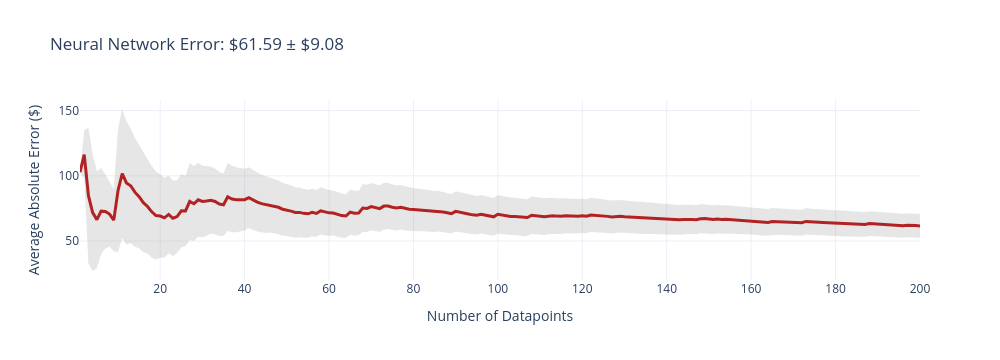
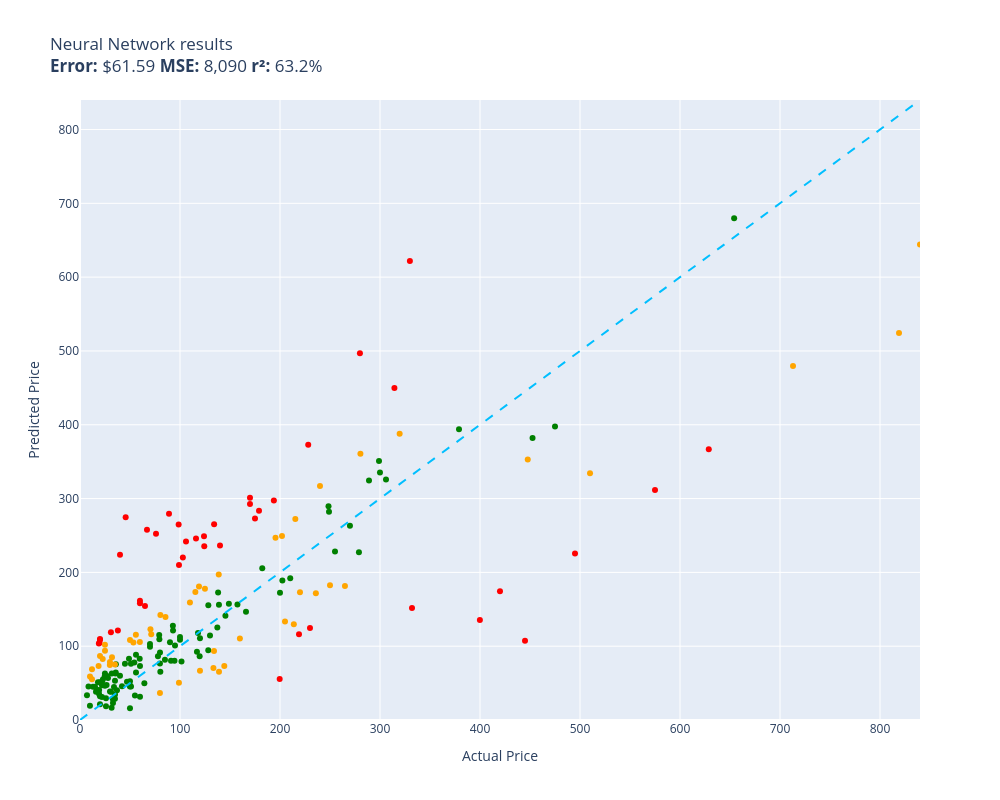

Notebook code for these charts, in order:
### Code cell
evaluate(neural_network, test)

### Figure 1 — Plotly figure (JSON) as saved in the notebook; plotly's stock layout.template omitted (floating-point values rounded to 4 significant figures; data arrays with more than 128 entries replaced by an {"elided": "..."} marker saying what was removed)
{"data": [{"fill": "toself", "fillcolor": "rgba(128,128,128,0.2)", "hoverinfo": "skip", "line": {"color": "rgba(255,255,255,0)"}, "name": "95% CI", "showlegend": false, "type": "scatter", "x": {"elided": "400 int values"}, "y": {"elided": "400 float values"}}, {"customdata": {"elided": "200x1 float values"}, "hovertemplate": "n=%{x}<br>Avg Error=$%{y:,.2f}<br>±95% CI=$%{customdata[0]:,.2f}<extra></extra>", "line": {"color": "firebrick", "width": 3}, "mode": "lines", "name": "Cumulative Avg Error", "type": "scatter", "x": {"elided": "200 int values"}, "y": {"elided": "200 float values"}}], "layout": {"height": 360, "showlegend": false, "title": {"text": "Neural Network Error: $61.59 ± $9.08"}, "width": 1000, "xaxis": {"title": {"text": "Number of Datapoints"}}, "yaxis": {"title": {"text": "Average Absolute Error ($)"}}}}

### Figure 2 — Plotly figure (JSON) as saved in the notebook; plotly's stock layout.template omitted (floating-point values rounded to 4 significant figures)
{"data": [{"customdata": [["Old Blood Noise Excess V2 Distortion Cho...\nGuess=$116.28 Actual=$219.00"], ["telpo Headlight Assembly Fit For 15 Camr...\nGuess=$245.89 Actual=$115.99"], ["RBC12-UPC Replacement Battery Cartridge ...\nGuess=$124.62 Actual=$229.99"], ["Pump Head TBVECHI 175PSI 4KW 5.5HP 21CFM...\nGuess=$621.81 Actual=$329.90"], ["CORSAIR Dominator Platinum RGB 32GB (2x1...\nGuess=$248.94 Actual=$124.00"], ["SKB iSeries 3i-13096-6KP Case for BlackM...\nGuess=$272.87 Actual=$174.99"], ["Bam Trekking 3027SB Single Black Clarine...\nGuess=$151.70 Actual=$332.00"], ["Mini PC, Kinupute Desktop Computer E3-12...\nGuess=$225.74 Actual=$495.00"], ["Aolemi Oil Rubbed Bronze Single Function...\nGuess=$264.99 Actual=$98.65"], ["10GBase-LR SFP+ Transceiver, Handar 10GB...\nGuess=$109.60 Actual=$19.99"], ["Deco Mount Pro Tripod Microphone Stand w...\nGuess=$161.48 Actual=$59.95"], ["Southwire 120V/15A Right Angle User Atta...\nGuess=$121.42 Actual=$37.87"], ["JRready ST6313 DT Deutsch Connector Kit,...\nGuess=$55.45 Actual=$199.68"], ["Diversitech WG840585 Motor, (Ddb) 1/3Hp,...\nGuess=$265.12 Actual=$134.12"], ["MC: Pindicator (Dual Intensity Amber)\nGuess=$223.97 Actual=$40.00"], ["Poison Spyder 10-08-020 Rocker Knocker\nGuess=$366.71 Actual=$628.76"], ["Lighted Triangle Mirror Cabinet Bathroom...\nGuess=$107.49 Actual=$445.00"], ["BESTILL Wall Mounted Shower Faucet Set, ...\nGuess=$252.29 Actual=$76.00"], ["Trail Gear Twin Stick Kit for Top Shift ...\nGuess=$496.77 Actual=$279.92"], ["Engine Thermostat, Replace 19301-PAA-306...\nGuess=$103.50 Actual=$18.89"], ["Dell Optiplex 390 Desktop Computer i3 3....\nGuess=$235.36 Actual=$124.27"], ["LEGO Marvel Avengers War Machine Buster ...\nGuess=$158.03 Actual=$59.95"], ["KOHLER K-1185540-CP Assembly-Slider\nGuess=$274.65 Actual=$45.67"], ["Pioneer 2AM401-BN Two Handle Kitchen Fau...\nGuess=$372.93 Actual=$228.22"], ["Walker Exhaust Ultra EPA 16478 Direct Fi...\nGuess=$311.44 Actual=$574.99"], ["Canon Sure Shot 90u 35mm Date Camera\nGuess=$135.48 Actual=$399.89"], ["AC Compressor & A/C Kit For BMW 335i 335...\nGuess=$449.89 Actual=$314.41"], ["Wilkinson LOW GAUSS Vintage Tone Strat S...\nGuess=$118.86 Actual=$30.93"], ["Ibanez M510OVS Acoustic Mandolin in Vint...\nGuess=$292.63 Actual=$169.99"], ["Chalkboard Name Badges with Magnetic Bac...\nGuess=$108.74 Actual=$19.95"], ["GENUINE VOLVO THERMOSTAT (3.0, 3.2) S60 ...\nGuess=$220.03 Actual=$102.85"], ["CradlePoint Compact Broadband Router (CB...\nGuess=$279.54 Actual=$89.00"], ["Auertech Portable Washing Machine, 14lbs...\nGuess=$209.99 Actual=$98.99"], ["18 Inch White Undermount Kitchen Sink - ...\nGuess=$283.60 Actual=$179.00"], ["UPR Mach 1 Chin Spoiler Fits 94-98 Musta...\nGuess=$154.48 Actual=$64.99"], ["Lorell Bell Chair Glide, 2.5\", Black\nGuess=$104.63 Actual=$19.50"], ["4 Inches Rolled Muffler Tip Catback Exha...\nGuess=$297.43 Actual=$193.88"], ["KUNFINE Android Radio CarPlay & Android ...\nGuess=$241.71 Actual=$106.00"], ["StonKraft Brass Chess Board Game Set wit...\nGuess=$236.49 Actual=$140.00"], ["Pacific Drums PDCM1618TTRB 16 x 18 Inche...\nGuess=$174.42 Actual=$419.99"], ["KZ ZS10 Pro in Ear Monitor Headphone KZ ...\nGuess=$257.78 Actual=$66.99"], ["Xiaomi Redmi 10 2022 NFC 4G LTE (128GB +...\nGuess=$301.23 Actual=$169.99"]], "hovertemplate": "%{customdata[0]}<extra></extra>", "legendgroup": "red", "marker": {"color": "red", "size": 6, "symbol": "circle"}, "mode": "markers", "name": "red", "orientation": "v", "showlegend": true, "type": "scatter", "x": [219.0, 116.0, 230.0, 329.9, 124.0, 175.0, 332.0, 495.0, 98.65, 19.99, 59.95, 37.87, 199.7, 134.1, 40.0, 628.8, 445.0, 76.0, 279.9, 18.89, 124.3, 59.95, 45.67, 228.2, 575.0, 399.9, 314.4, 30.93, 170.0, 19.95, 102.8, 89.0, 98.99, 179.0, 64.99, 19.5, 193.9, 106.0, 140.0, 420.0, 66.99, 170.0], "xaxis": "x", "y": [116.3, 245.9, 124.6, 621.8, 248.9, 272.9, 151.7, 225.7, 265.0, 109.6, 161.5, 121.4, 55.45, 265.1, 224.0, 366.7, 107.5, 252.3, 496.8, 103.5, 235.4, 158.0, 274.6, 372.9, 311.4, 135.5, 449.9, 118.9, 292.6, 108.7, 220.0, 279.5, 210.0, 283.6, 154.5, 104.6, 297.4, 241.7, 236.5, 174.4, 257.8, 301.2], "yaxis": "y"}, {"customdata": [["NewPower99 Battery Kit for Samsung Galax...\nGuess=$33.30 Actual=$54.95"], ["EXMAX NG-10X Fresnel Lens Focusing Adapt...\nGuess=$103.08 Actual=$69.98"], ["8544771 Dryer Heating Element, 279816 Th...\nGuess=$64.48 Actual=$35.74"], ["Metabo HPT 36V MultiVolt™ Cordless Rotar...\nGuess=$394.08 Actual=$379.00"], ["Innovative Percussion CB-6 Chamois Bass ...\nGuess=$77.85 Actual=$54.32"], ["Panasonic KX-TG6511B DECT 6.0 PLUS Expan...\nGuess=$115.32 Actual=$79.20"], ["LOVE MEI Galaxy S10 Lite Case, Military ...\nGuess=$22.95 Actual=$32.98"], ["GJY Portable TV,10.6 inch Mini TV for AT...\nGuess=$109.31 Actual=$79.36"], ["LD Products Compatible Toner Cartridge R...\nGuess=$52.56 Actual=$49.98"], ["APS iBoard 6-inch Aluminum (Black Powder...\nGuess=$192.12 Actual=$210.23"], ["HK SYSTEMS 13\" Heavy Duty Black \"Push\" O...\nGuess=$81.65 Actual=$84.95"], ["DEWALT 20V MAX* XR Impact Driver with Bl...\nGuess=$382.03 Actual=$452.53"], ["June Garden 12\" Sweet Dolly Charlotte - ...\nGuess=$51.13 Actual=$19.99"], ["KOMPUTERBAY 4GB 2X 2GB DDR2 1066MHz PC2-...\nGuess=$65.27 Actual=$80.34"], ["Evergreen HSHB2005 Cylinder Head Gasket ...\nGuess=$82.91 Actual=$59.69"], ["15\" Locking Shower Head Extension Arm in...\nGuess=$76.59 Actual=$79.95"], ["Mylites+ Standard Comic Book Mylar Sleev...\nGuess=$53.27 Actual=$34.99"], ["Tidal Front + Rear Fender Flares 4PC Poc...\nGuess=$228.31 Actual=$254.99"], ["152MM Hole Saws M42 Bi-Metal High Speed ...\nGuess=$50.98 Actual=$17.99"], ["Baseball Backpacks Large 18 Inch Bookbag...\nGuess=$63.08 Actual=$31.77"], ["Wenger City Upgrade Laptop Backpack with...\nGuess=$141.29 Actual=$145.42"], ["Adams Check Payment and Deposit Register...\nGuess=$63.03 Actual=$35.49"], ["3D Tree Hole Branches 075 Stair Risers D...\nGuess=$114.60 Actual=$129.99"], ["KOHLER 18865-CP Filtered Water Faucet, P...\nGuess=$397.73 Actual=$475.00"], ["Fjallraven, Kanken Laptop 15\" Backpack f...\nGuess=$86.37 Actual=$119.65"], ["Retevis RT68 Soft Earhook Walkie Talkie ...\nGuess=$33.46 Actual=$6.99"], ["Evan-Fischer Front Bumper Cover Compatib...\nGuess=$188.89 Actual=$202.38"], ["Webcem Solar Shed Light Outdoor Indoor, ...\nGuess=$86.37 Actual=$77.96"], ["Festool 492370 Platin 2 S1000 Grit 6-Inc...\nGuess=$80.26 Actual=$91.00"], ["DIMARZIO 204284 DP 163FBK Blues Bucker G...\nGuess=$105.43 Actual=$89.99"], ["Tablet PC Cover Compatible with Lenovo T...\nGuess=$16.47 Actual=$31.61"], ["Miyaya@ Funny Animal Masks Collection fo...\nGuess=$39.97 Actual=$16.99"], ["Ultra Duster Canned Air Net 10 Oz 6-Pack\nGuess=$47.07 Actual=$49.90"], ["Beck/Arnley 0421945 Air Filter\nGuess=$75.63 Actual=$35.87"], ["IQShield Screen Protector Compatible wit...\nGuess=$19.40 Actual=$9.95"], ["Liberty Imports 12 Pack: US Military Toy...\nGuess=$40.47 Actual=$16.98"], ["Intrepid International Dressage Letters-...\nGuess=$59.64 Actual=$26.99"], ["ANZO USA 111207 GMC SIERRA 99-06 / YUKON...\nGuess=$205.59 Actual=$182.28"], ["Kingston Brass KS269SN Kingston Clawfoot...\nGuess=$325.71 Actual=$305.99"], ["EMART Photography C Stand with Boom Arm,...\nGuess=$110.74 Actual=$119.99"], ["KUNN Small Electrician Tool Pouch Utilit...\nGuess=$47.20 Actual=$21.99"], ["Trim Kit for 2-handle Shower & Tub Valve...\nGuess=$100.99 Actual=$94.99"], ["iPhone 12/12 Pro Nicaragua Guardabarranc...\nGuess=$21.38 Actual=$19.97"], ["Replacement Remote Control for PANASONIC...\nGuess=$28.89 Actual=$34.95"], ["KS K-STORM Replacement Silicone Mushroom...\nGuess=$45.35 Actual=$8.50"], ["LSSAGOON Backpack for Women Teen Kids Gi...\nGuess=$44.80 Actual=$33.99"], ["Grey Pneumatic 1311SD Impact Socket Set\nGuess=$156.31 Actual=$157.43"], ["Aeromotive 13304 Regulator, X1 Adjustabl...\nGuess=$263.28 Actual=$269.95"], ["4LT LUMINETTE Vanity Opal GLS BSN\nGuess=$112.32 Actual=$99.99"], ["4pc Wheel Spacers Adapters 4\" (2inch Per...\nGuess=$92.37 Actual=$116.95"], ["GE RPWF SmartWater Comparable Refrigerat...\nGuess=$40.47 Actual=$36.99"], ["MGP Caliper Covers 39011SACURD Red Powde...\nGuess=$282.27 Actual=$249.00"], ["LSI Broadcom SAS 9300-8i 8-port 12Gb/s S...\nGuess=$117.99 Actual=$118.00"], ["NewFantasia Replacement Audio Cable with...\nGuess=$38.17 Actual=$31.00"], ["Mikrotik RB3011UIAS-RM RouterBOARD 10xGi...\nGuess=$350.84 Actual=$299.00"], ["MONOCARBON Forged Carbon Fiber Case for ...\nGuess=$31.55 Actual=$59.99"], ["DuraGo 29515020 Front Hub Assembly\nGuess=$155.40 Actual=$128.34"], ["Berta (6 Pieces) 1-1/4 inch Overlay, 90 ...\nGuess=$58.96 Actual=$24.66"], ["Linkloos Solar Street Lights Outdoor Wat...\nGuess=$88.47 Actual=$55.99"], ["USB Charger, CIVIE High Speed 60W Multip...\nGuess=$38.39 Actual=$15.99"], ["Cardone 84-58642 New HEI Electronic Dist...\nGuess=$146.71 Actual=$165.99"], ["Universal Power Group 12V 100Ah Sealed L...\nGuess=$172.25 Actual=$199.99"], ["Kastar Battery Pack Replacement for Sony...\nGuess=$32.34 Actual=$19.99"], ["New Replacement seat cover fits Yamaha M...\nGuess=$156.01 Actual=$138.95"], ["Evan Fischer Radiator Cooling Fan Assemb...\nGuess=$125.46 Actual=$137.34"], ["AZX Stylus Pencil for Apple iPad Pro 202...\nGuess=$38.78 Actual=$29.99"], ["Raspberry Pi 3 Model B+ Aluminum Case Me...\nGuess=$45.17 Actual=$14.99"], ["Skullcandy Hesh Evo Bluetooth Headphones...\nGuess=$99.34 Actual=$69.99"], ["ROHL WSGUM3018WH Wire Sink Grids, White\nGuess=$94.38 Actual=$128.28"], ["ASUS VY279HE-W 27” 1080P Monitor - White...\nGuess=$172.73 Actual=$138.10"], ["LCD Screen for Dell Inspiron 17R 17.3\" H...\nGuess=$49.70 Actual=$64.37"], ["200 ' feet True 14 Gauge AWG CCA Speaker...\nGuess=$76.37 Actual=$44.95"], ["200 Couples Conversation Cards - Enjoy B...\nGuess=$28.13 Actual=$32.97"], ["The Puppet Company - Carpet-Unicorn, Whi...\nGuess=$35.42 Actual=$19.00"], ["KYX Racing Hardened Steel Center Drive S...\nGuess=$51.79 Actual=$46.99"], ["Baumgartens Sicurix Blank PVC ID Cards (...\nGuess=$40.74 Actual=$19.11"], ["VIPMOTOZ Sequential Turn Signal Premium ...\nGuess=$227.30 Actual=$278.94"], ["A-Premium Front Suspension Steering Knuc...\nGuess=$82.94 Actual=$48.99"], ["OEM Samsung Remote Control Shipped with ...\nGuess=$64.20 Actual=$56.00"], ["Custom Engagement Logo Desk Embosser Sea...\nGuess=$45.25 Actual=$49.95"], ["Audio Techinca ATW-T1002 System 10 Handh...\nGuess=$324.49 Actual=$289.00"], ["520 Pieces Christmas Envelope Seal Stick...\nGuess=$18.49 Actual=$25.99"], ["LD Compatible Ink Cartridge Replacement ...\nGuess=$45.72 Actual=$41.99"], ["BestPricedDecals Wine A BIT, You'll Feel...\nGuess=$45.17 Actual=$12.98"], ["VATOS 4 Packs Bubble Machine Gun for Kid...\nGuess=$54.96 Actual=$22.88"], ["BXYJY for Samsung Galaxy Z Fold 3 Case w...\nGuess=$16.01 Actual=$49.99"], ["VONADO Space Wars Colonial Viper MK1 Bui...\nGuess=$60.05 Actual=$39.99"], ["Disney Princess Sparkling Princess Sleep...\nGuess=$62.96 Actual=$24.95"], ["sabermaster TCG Playmat yugioh playmat T...\nGuess=$31.13 Actual=$21.99"], ["DuraGo BR5330 Front Vented Disc Brake Ro...\nGuess=$79.41 Actual=$101.51"], ["Vinyl Soft Top Roll-up Adjustable Truck ...\nGuess=$157.42 Actual=$148.88"], ["Glovion Music Stand Light, Clip On Piano...\nGuess=$57.07 Actual=$27.99"], ["Samsung DA97-07603B Freezer Ice Maker As...\nGuess=$121.28 Actual=$93.02"], ["Intex River Run Connect Lounge (Four)\nGuess=$80.19 Actual=$94.49"], ["Blanco 230966 Valea Stainless Steel Sink...\nGuess=$127.53 Actual=$92.88"], ["Empava 24\" Single Wall Ovens 10 Cooking ...\nGuess=$679.83 Actual=$654.14"], ["Think Gizmos Build Your Own Robot Toys f...\nGuess=$46.55 Actual=$24.95"], ["HP Laserjet 2100 Laser Printer W/Test Pr...\nGuess=$335.27 Actual=$299.98"], ["PowerSport Front Rear Brakes and Rotors ...\nGuess=$289.61 Actual=$248.51"], ["VTech Strum and Jam Kidi Musical Guitar ...\nGuess=$50.19 Actual=$21.99"], ["Fender Hendrix Voodoo Child Coiled Instr...\nGuess=$73.12 Actual=$59.99"], ["W11130208 W10695459 Refrigerator LED Mod...\nGuess=$47.58 Actual=$26.59"], ["Pyle 2x120 Watt Home Audio Speaker Power...\nGuess=$76.25 Actual=$50.92"], ["STICKGOO Peel and Stick Backsplash for K...\nGuess=$34.55 Actual=$34.99"], ["Fitness Center Gym Room Weight Train Dua...\nGuess=$108.84 Actual=$99.99"], ["MonMount Triple Monitor Stand Freestandi...\nGuess=$91.39 Actual=$79.99"], ["Refresh NSF-53 Premium Replacement Refri...\nGuess=$45.27 Actual=$50.99"], ["NICKSTON Red Sparkling Glitter Slim Band...\nGuess=$29.33 Actual=$25.99"]], "hovertemplate": "%{customdata[0]}<extra></extra>", "legendgroup": "green", "marker": {"color": "green", "size": 6, "symbol": "circle"}, "mode": "markers", "name": "green", "orientation": "v", "showlegend": true, "type": "scatter", "x": [54.95, 69.98, 35.74, 379.0, 54.32, 79.2, 32.98, 79.36, 49.98, 210.2, 84.95, 452.5, 19.99, 80.34, 59.69, 79.95, 34.99, 255.0, 17.99, 31.77, 145.4, 35.49, 130.0, 475.0, 119.7, 6.99, 202.4, 77.96, 91.0, 89.99, 31.61, 16.99, 49.9, 35.87, 9.95, 16.98, 26.99, 182.3, 306.0, 120.0, 21.99, 94.99, 19.97, 34.95, 8.5, 33.99, 157.4, 269.9, 99.99, 117.0, 36.99, 249.0, 118.0, 31.0, 299.0, 59.99, 128.3, 24.66, 55.99, 15.99, 166.0, 200.0, 19.99, 138.9, 137.3, 29.99, 14.99, 69.99, 128.3, 138.1, 64.37, 44.95, 32.97, 19.0, 46.99, 19.11, 278.9, 48.99, 56.0, 49.95, 289.0, 25.99, 41.99, 12.98, 22.88, 49.99, 39.99, 24.95, 21.99, 101.5, 148.9, 27.99, 93.02, 94.49, 92.88, 654.1, 24.95, 300.0, 248.5, 21.99, 59.99, 26.59, 50.92, 34.99, 99.99, 79.99, 50.99, 25.99], "xaxis": "x", "y": [33.3, 103.1, 64.48, 394.1, 77.85, 115.3, 22.95, 109.3, 52.56, 192.1, 81.65, 382.0, 51.13, 65.27, 82.91, 76.59, 53.27, 228.3, 50.98, 63.08, 141.3, 63.03, 114.6, 397.7, 86.37, 33.46, 188.9, 86.37, 80.26, 105.4, 16.47, 39.97, 47.07, 75.63, 19.4, 40.47, 59.64, 205.6, 325.7, 110.7, 47.2, 101.0, 21.38, 28.89, 45.35, 44.8, 156.3, 263.3, 112.3, 92.37, 40.47, 282.3, 118.0, 38.17, 350.8, 31.55, 155.4, 58.96, 88.47, 38.39, 146.7, 172.3, 32.34, 156.0, 125.5, 38.78, 45.17, 99.34, 94.38, 172.7, 49.7, 76.37, 28.13, 35.42, 51.79, 40.74, 227.3, 82.94, 64.2, 45.25, 324.5, 18.49, 45.72, 45.17, 54.96, 16.01, 60.05, 62.96, 31.13, 79.41, 157.4, 57.07, 121.3, 80.19, 127.5, 679.8, 46.55, 335.3, 289.6, 50.19, 73.12, 47.58, 76.25, 34.55, 108.8, 91.39, 45.27, 29.33], "yaxis": "y"}, {"customdata": [["Stand for Raven Pro Document Scanner - P...\nGuess=$74.62 Actual=$29.85"], ["SuppliesOutlet Compatible Toner Cartridg...\nGuess=$73.25 Actual=$144.29"], ["ACDelco GM Original Equipment FW339 Fron...\nGuess=$272.37 Actual=$215.33"], ["Bam France 2002XL Contoured Hightech Bla...\nGuess=$479.75 Actual=$713.00"], ["46mm Digital Pro High-Resolution Close-U...\nGuess=$86.55 Actual=$19.99"], ["PEMP E65 E66 CDC Simulate Optical Fiber ...\nGuess=$181.00 Actual=$119.00"], ["Intermatic PX300 12V 300W Transformer wi...\nGuess=$93.51 Actual=$134.00"], ["Clementoni 39132.5 Jigsaw Puzzle 1,000 P...\nGuess=$36.72 Actual=$79.95"], ["GanFindX Portable Car Hand Controls for ...\nGuess=$110.34 Actual=$159.90"], ["Scranton & Co 3 Drawer Mobile File Cabin...\nGuess=$173.43 Actual=$115.35"], ["Canon EOS Rebel T7 Digital SLR Camera wi...\nGuess=$524.31 Actual=$819.00"], ["Task T24287 Roman Ogee Router Bit with 1...\nGuess=$115.64 Actual=$55.88"], ["Travelpro Platinum Elite Slim Business L...\nGuess=$129.74 Actual=$213.83"], ["Dakota Alert MURS Alert Probe Sensor - M...\nGuess=$173.00 Actual=$219.99"], ["DALDED LED Light Kit for Lego Sonic Gree...\nGuess=$93.75 Actual=$24.99"], ["AUTOFREE LED Tail Lights Assembly Compat...\nGuess=$249.30 Actual=$201.99"], ["Projector, CRAZVIEW Projector with WiFi ...\nGuess=$105.10 Actual=$53.40"], ["Laisomeke Waterproof Junction Box, Unive...\nGuess=$55.17 Actual=$11.99"], ["Sumerain S1339CM Double Handle Widesprea...\nGuess=$171.56 Actual=$235.86"], ["Western Digital Enterprise RE4-GP 2TB SA...\nGuess=$159.09 Actual=$109.95"], ["VLAND LED Smoked Taillights Compatible F...\nGuess=$317.19 Actual=$239.99"], ["PM Auto Front Right Quick Complete Strut...\nGuess=$177.74 Actual=$124.94"], ["Neporal Full Spectrum Light Bulb, 6000K ...\nGuess=$73.24 Actual=$18.59"], ["Pidoko Kids Train Table, Grey with 90 Pc...\nGuess=$66.88 Actual=$119.97"], ["Satco S9596, 4 Count (Pack of 1), 4.18\nGuess=$68.70 Actual=$12.00"], ["Ceramic Talavera Mexican Tile 4x4\", 9 Pi...\nGuess=$78.48 Actual=$29.95"], ["Marvel Legends Series X-Men 6-Inch Archa...\nGuess=$50.45 Actual=$98.95"], ["Urth 62mm UV, Circular Polarizing (CPL),...\nGuess=$65.41 Actual=$139.00"], ["Royal Designs, Inc. Decorative Abundant ...\nGuess=$102.05 Actual=$24.95"], ["MXR Carbon Copy Deluxe Analog Delay Guit...\nGuess=$246.93 Actual=$195.50"], ["Pyle Wireless Rear View Backup Camera - ...\nGuess=$122.88 Actual=$70.45"], ["Hp Pavilion P7-1257c Motherboard Aahd3-h...\nGuess=$105.67 Actual=$59.86"], ["Amana Tool - SC587 Carbide Tipped 3-Wing...\nGuess=$116.07 Actual=$71.23"], ["ECCPP Power Steering Pump for 2009-2010 ...\nGuess=$139.45 Actual=$85.48"], ["SP Air Corporation SP-8102BU 1/4-Inch He...\nGuess=$133.41 Actual=$204.99"], ["Music Hall pa15.3 MM/MC Phono Preamplifi...\nGuess=$182.62 Actual=$250.00"], ["Diversitech UC2436-3 Ultralite Condenser...\nGuess=$142.41 Actual=$80.39"], ["CTLAMP XL-2100 Professional Quality XL-2...\nGuess=$85.09 Actual=$32.00"], ["Competition Clutch Disc and Pressure Pla...\nGuess=$334.25 Actual=$510.00"], ["APS iBoard (304 Stainless Steel Polished...\nGuess=$181.49 Actual=$264.95"], ["Venom Power Terra Hunter R/T+ R/T All-Te...\nGuess=$387.74 Actual=$319.65"], ["Dell XPS 13 9343-2727SLV 13.3\" Full HD S...\nGuess=$644.20 Actual=$839.99"], ["Steering Wheel, Carbon Fiber Automotive ...\nGuess=$352.80 Actual=$447.74"], ["Replacement Remote Control fit for Sony ...\nGuess=$58.88 Actual=$9.99"], ["Star Wars Die-Cast Metal TITANIUM Series...\nGuess=$82.60 Actual=$22.70"], ["Viola Bow 4/4 Full Size Carbon Fiber (Bl...\nGuess=$108.23 Actual=$49.99"], ["Targus CityGear Durable Backpack, Black,...\nGuess=$70.31 Actual=$133.43"], ["Jada Toys Ryan's World Combo Panda Airli...\nGuess=$75.07 Actual=$34.94"], ["Garmin 010-12402-10 GT15M-TM Transom-Mou...\nGuess=$197.06 Actual=$138.74"], ["For Volvo C70 S70 V70 V40 S40 AC Compres...\nGuess=$360.81 Actual=$280.41"]], "hovertemplate": "%{customdata[0]}<extra></extra>", "legendgroup": "orange", "marker": {"color": "orange", "size": 6, "symbol": "circle"}, "mode": "markers", "name": "orange", "orientation": "v", "showlegend": true, "type": "scatter", "x": [29.85, 144.3, 215.3, 713.0, 19.99, 119.0, 134.0, 79.95, 159.9, 115.3, 819.0, 55.88, 213.8, 220.0, 24.99, 202.0, 53.4, 11.99, 235.9, 110.0, 240.0, 124.9, 18.59, 120.0, 12.0, 29.95, 98.95, 139.0, 24.95, 195.5, 70.45, 59.86, 71.23, 85.48, 205.0, 250.0, 80.39, 32.0, 510.0, 264.9, 319.6, 840.0, 447.7, 9.99, 22.7, 49.99, 133.4, 34.94, 138.7, 280.4], "xaxis": "x", "y": [74.62, 73.25, 272.4, 479.7, 86.55, 181.0, 93.51, 36.72, 110.3, 173.4, 524.3, 115.6, 129.7, 173.0, 93.75, 249.3, 105.1, 55.17, 171.6, 159.1, 317.2, 177.7, 73.24, 66.88, 68.7, 78.48, 50.45, 65.41, 102.0, 246.9, 122.9, 105.7, 116.1, 139.5, 133.4, 182.6, 142.4, 85.09, 334.2, 181.5, 387.7, 644.2, 352.8, 58.88, 82.6, 108.2, 70.31, 75.07, 197.1, 360.8], "yaxis": "y"}, {"hoverinfo": "skip", "line": {"color": "deepskyblue", "dash": "dash", "width": 2}, "mode": "lines", "name": "y = x", "showlegend": false, "type": "scatter", "x": [0, 840.0], "y": [0, 840.0]}], "layout": {"height": 800, "legend": {"title": {"text": "color"}, "tracegroupgap": 0}, "showlegend": false, "title": {"text": "Neural Network results<br><b>Error:</b> $61.59 <b>MSE:</b> 8,090 <b>r²:</b> 63.2%"}, "width": 1000, "xaxis": {"anchor": "y", "domain": [0, 1], "range": [0, 840.0], "title": {"text": "Actual Price"}}, "yaxis": {"anchor": "x", "domain": [0, 1], "range": [0, 840.0], "title": {"text": "Predicted Price"}}}}
